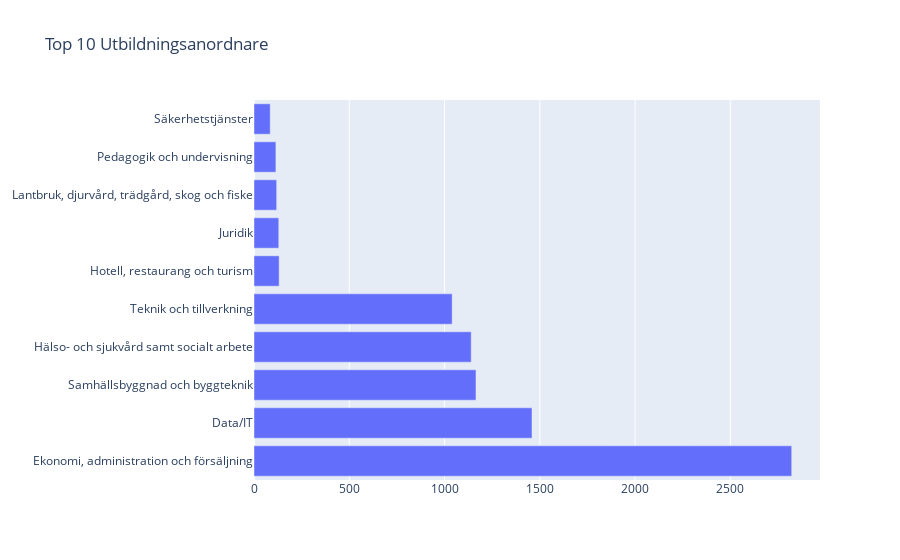

Notebook source saved alongside this figure:
### Code cell
import plotly.graph_objects as go

fig = go.Figure(data=[
    go.Bar(x=top_anordnare.values, y=top_anordnare.index, orientation='h')
])
fig.update_layout(title='Top 10 Utbildningsanordnare')
fig.show()

### Figure 1 — Plotly figure (JSON) as saved in the notebook; plotly's stock layout.template omitted (floating-point values rounded to 4 significant figures)
{"data": [{"orientation": "h", "type": "bar", "x": [2822, 1459, 1165, 1140, 1040, 132, 130, 119, 115, 85], "y": ["Ekonomi, administration och försäljning", "Data/IT", "Samhällsbyggnad och byggteknik", "Hälso- och sjukvård samt socialt arbete", "Teknik och tillverkning", "Hotell, restaurang och turism", "Juridik", "Lantbruk, djurvård, trädgård, skog och fiske", "Pedagogik och undervisning", "Säkerhetstjänster"]}], "layout": {"title": {"text": "Top 10 Utbildningsanordnare"}}}
